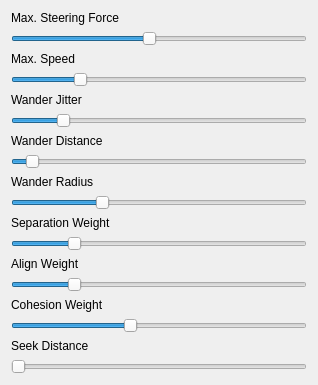
<?xml version="1.0" encoding="UTF-8"?>
<ui version="4.0">
 <class>AdjustDialog</class>
 <widget class="QDialog" name="AdjustDialog">
  <property name="geometry">
   <rect>
    <x>0</x>
    <y>0</y>
    <width>318</width>
    <height>381</height>
   </rect>
  </property>
  <property name="mouseTracking">
   <bool>true</bool>
  </property>
  <property name="windowTitle">
   <string>Adjust Levels</string>
  </property>
  <layout class="QVBoxLayout" name="verticalLayout">
   <item>
    <widget class="QLabel" name="SterinForceLabel">
     <property name="text">
      <string>Max. Steering Force</string>
     </property>
    </widget>
   </item>
   <item>
    <widget class="QSlider" name="MaxSteeringForce">
     <property name="minimum">
      <number>50</number>
     </property>
     <property name="maximum">
      <number>800</number>
     </property>
     <property name="value">
      <number>400</number>
     </property>
     <property name="orientation">
      <enum>Qt::Horizontal</enum>
     </property>
    </widget>
   </item>
   <item>
    <widget class="QLabel" name="MaxSpeedLabel">
     <property name="text">
      <string>Max. Speed</string>
     </property>
    </widget>
   </item>
   <item>
    <widget class="QSlider" name="MaxSpeed">
     <property name="minimum">
      <number>50</number>
     </property>
     <property name="maximum">
      <number>500</number>
     </property>
     <property name="value">
      <number>150</number>
     </property>
     <property name="orientation">
      <enum>Qt::Horizontal</enum>
     </property>
    </widget>
   </item>
   <item>
    <widget class="QLabel" name="WanderJitterLabel">
     <property name="text">
      <string>Wander Jitter</string>
     </property>
    </widget>
   </item>
   <item>
    <widget class="QSlider" name="WanderJitter">
     <property name="maximum">
      <number>500</number>
     </property>
     <property name="sliderPosition">
      <number>80</number>
     </property>
     <property name="orientation">
      <enum>Qt::Horizontal</enum>
     </property>
    </widget>
   </item>
   <item>
    <widget class="QLabel" name="WanderDistanceLabel">
     <property name="text">
      <string>Wander Distance</string>
     </property>
    </widget>
   </item>
   <item>
    <widget class="QSlider" name="WanderDistance">
     <property name="maximum">
      <number>400</number>
     </property>
     <property name="singleStep">
      <number>1</number>
     </property>
     <property name="value">
      <number>20</number>
     </property>
     <property name="orientation">
      <enum>Qt::Horizontal</enum>
     </property>
    </widget>
   </item>
   <item>
    <widget class="QLabel" name="WanderRAdiusLAbel">
     <property name="text">
      <string>Wander Radius</string>
     </property>
    </widget>
   </item>
   <item>
    <widget class="QSlider" name="WanderRadius">
     <property name="maximum">
      <number>40</number>
     </property>
     <property name="value">
      <number>12</number>
     </property>
     <property name="orientation">
      <enum>Qt::Horizontal</enum>
     </property>
    </widget>
   </item>
   <item>
    <widget class="QLabel" name="SeparationWeightLabel">
     <property name="text">
      <string>Separation Weight</string>
     </property>
    </widget>
   </item>
   <item>
    <widget class="QSlider" name="SeparationWeight">
     <property name="maximum">
      <number>50</number>
     </property>
     <property name="value">
      <number>10</number>
     </property>
     <property name="orientation">
      <enum>Qt::Horizontal</enum>
     </property>
    </widget>
   </item>
   <item>
    <widget class="QLabel" name="AlignWeightLabel">
     <property name="text">
      <string>Align Weight</string>
     </property>
    </widget>
   </item>
   <item>
    <widget class="QSlider" name="AlignWeight">
     <property name="maximum">
      <number>50</number>
     </property>
     <property name="value">
      <number>10</number>
     </property>
     <property name="orientation">
      <enum>Qt::Horizontal</enum>
     </property>
    </widget>
   </item>
   <item>
    <widget class="QLabel" name="CohesionWeightLabel">
     <property name="text">
      <string>Cohesion Weight</string>
     </property>
    </widget>
   </item>
   <item>
    <widget class="QSlider" name="CohesionWeight">
     <property name="maximum">
      <number>50</number>
     </property>
     <property name="value">
      <number>20</number>
     </property>
     <property name="orientation">
      <enum>Qt::Horizontal</enum>
     </property>
    </widget>
   </item>
   <item>
    <widget class="QLabel" name="SeekDistanceLabel">
     <property name="text">
      <string>Seek Distance</string>
     </property>
    </widget>
   </item>
   <item>
    <widget class="QSlider" name="SeekDistance">
     <property name="orientation">
      <enum>Qt::Horizontal</enum>
     </property>
    </widget>
   </item>
  </layout>
 </widget>
 <resources/>
 <connections>
  <connection>
   <sender>MaxSteeringForce</sender>
   <signal>valueChanged(int)</signal>
   <receiver>AdjustDialog</receiver>
   <slot>changeMaxSteeringForce(int)</slot>
   <hints>
    <hint type="sourcelabel">
     <x>190</x>
     <y>50</y>
    </hint>
    <hint type="destinationlabel">
     <x>381</x>
     <y>0</y>
    </hint>
   </hints>
  </connection>
  <connection>
   <sender>MaxSpeed</sender>
   <signal>valueChanged(int)</signal>
   <receiver>AdjustDialog</receiver>
   <slot>changeMaxSpeed(int)</slot>
   <hints>
    <hint type="sourcelabel">
     <x>61</x>
     <y>101</y>
    </hint>
    <hint type="destinationlabel">
     <x>5</x>
     <y>60</y>
    </hint>
   </hints>
  </connection>
  <connection>
   <sender>WanderJitter</sender>
   <signal>valueChanged(int)</signal>
   <receiver>AdjustDialog</receiver>
   <slot>changeWanderJitter(int)</slot>
   <hints>
    <hint type="sourcelabel">
     <x>127</x>
     <y>155</y>
    </hint>
    <hint type="destinationlabel">
     <x>461</x>
     <y>117</y>
    </hint>
   </hints>
  </connection>
  <connection>
   <sender>WanderDistance</sender>
   <signal>valueChanged(int)</signal>
   <receiver>AdjustDialog</receiver>
   <slot>changeWanderDistance(int)</slot>
   <hints>
    <hint type="sourcelabel">
     <x>151</x>
     <y>210</y>
    </hint>
    <hint type="destinationlabel">
     <x>458</x>
     <y>167</y>
    </hint>
   </hints>
  </connection>
  <connection>
   <sender>WanderRadius</sender>
   <signal>valueChanged(int)</signal>
   <receiver>AdjustDialog</receiver>
   <slot>changeWanderRadius(int)</slot>
   <hints>
    <hint type="sourcelabel">
     <x>193</x>
     <y>269</y>
    </hint>
    <hint type="destinationlabel">
     <x>277</x>
     <y>223</y>
    </hint>
   </hints>
  </connection>
  <connection>
   <sender>SeparationWeight</sender>
   <signal>sliderMoved(int)</signal>
   <receiver>AdjustDialog</receiver>
   <slot>changeSeparationWeight(int)</slot>
   <hints>
    <hint type="sourcelabel">
     <x>314</x>
     <y>316</y>
    </hint>
    <hint type="destinationlabel">
     <x>9</x>
     <y>331</y>
    </hint>
   </hints>
  </connection>
  <connection>
   <sender>AlignWeight</sender>
   <signal>sliderMoved(int)</signal>
   <receiver>AdjustDialog</receiver>
   <slot>changeAlignmentWeight(int)</slot>
   <hints>
    <hint type="sourcelabel">
     <x>108</x>
     <y>375</y>
    </hint>
    <hint type="destinationlabel">
     <x>360</x>
     <y>331</y>
    </hint>
   </hints>
  </connection>
  <connection>
   <sender>CohesionWeight</sender>
   <signal>sliderMoved(int)</signal>
   <receiver>AdjustDialog</receiver>
   <slot>changeCohesionWeight(int)</slot>
   <hints>
    <hint type="sourcelabel">
     <x>233</x>
     <y>422</y>
    </hint>
    <hint type="destinationlabel">
     <x>317</x>
     <y>439</y>
    </hint>
   </hints>
  </connection>
 </connections>
 <slots>
  <slot>changeMaxSteeringForce(int)</slot>
  <slot>changeMaxSpeed(int)</slot>
  <slot>changeWanderJitter(int)</slot>
  <slot>changeWanderDistance(int)</slot>
  <slot>changeWanderRadius(int)</slot>
  <slot>changeSeparationWeight(int)</slot>
  <slot>changeAlignmentWeight(int)</slot>
  <slot>changeCohesionWeight(int)</slot>
  <slot>slot2()</slot>
 </slots>
</ui>
